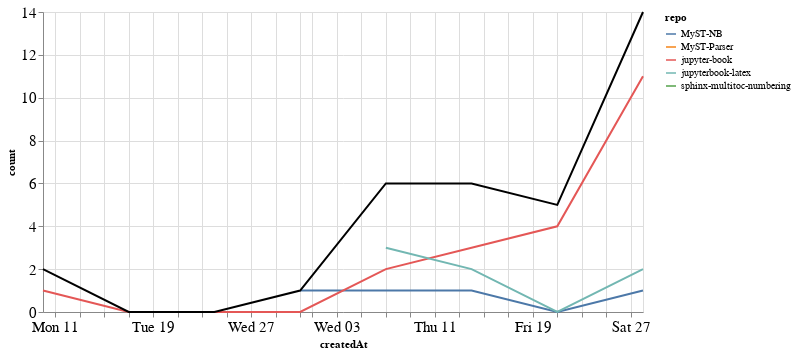

Notebook source saved alongside this figure:
### Markdown cell above
### Comments

### Code cell
comments_time = comments.groupby('repo').resample('W', on='createdAt').count()['author'].reset_index()
comments_time = comments_time.rename(columns={'author': 'count'})
comments_time_total = comments_time.groupby('createdAt').agg({"count": "sum"}).reset_index()
ch1 = alt.Chart(comments_time, width=600).mark_line().encode(
    x='createdAt',
    y='count',
    color='repo',
    tooltip="repo"
)

ch2 = alt.Chart(comments_time_total, width=600).mark_line(color="black").encode(
    x='createdAt',
    y='count',
)

ch1 + ch2

### Figure 1 — Vega-Lite specification as saved in the notebook (floating-point values rounded to 4 significant figures)
{"config": {"axisLeft": {"labelFontSize": 15}, "axisBottom": {"labelFontSize": 15}}, "layer": [{"data": {"name": "data-a117cf588f64d66879a82e2cba90d71e"}, "mark": "line", "encoding": {"color": {"type": "nominal", "field": "repo"}, "tooltip": {"type": "nominal", "field": "repo"}, "x": {"type": "temporal", "field": "createdAt"}, "y": {"type": "quantitative", "field": "count"}}, "width": 600}, {"data": {"name": "data-c13a37e38fe3a68345322c0ef9e4a73c"}, "mark": {"type": "line", "color": "black"}, "encoding": {"x": {"type": "temporal", "field": "createdAt"}, "y": {"type": "quantitative", "field": "count"}}, "width": 600}], "$schema": "https://vega.github.io/schema/vega-lite/v4.8.1.json", "datasets": {"data-a117cf588f64d66879a82e2cba90d71e": [{"repo": "MyST-NB", "createdAt": "2021-01-31T00:00:00", "count": 1}, {"repo": "MyST-NB", "createdAt": "2021-02-07T00:00:00", "count": 1}, {"repo": "MyST-NB", "createdAt": "2021-02-14T00:00:00", "count": 1}, {"repo": "MyST-NB", "createdAt": "2021-02-21T00:00:00", "count": 0}, {"repo": "MyST-NB", "createdAt": "2021-02-28T00:00:00", "count": 1}, {"repo": "MyST-Parser", "createdAt": "2021-02-21T00:00:00", "count": 1}, {"repo": "jupyter-book", "createdAt": "2021-01-10T00:00:00", "count": 1}, {"repo": "jupyter-book", "createdAt": "2021-01-17T00:00:00", "count": 0}, {"repo": "jupyter-book", "createdAt": "2021-01-24T00:00:00", "count": 0}, {"repo": "jupyter-book", "createdAt": "2021-01-31T00:00:00", "count": 0}, {"repo": "jupyter-book", "createdAt": "2021-02-07T00:00:00", "count": 2}, {"repo": "jupyter-book", "createdAt": "2021-02-14T00:00:00", "count": 3}, {"repo": "jupyter-book", "createdAt": "2021-02-21T00:00:00", "count": 4}, {"repo": "jupyter-book", "createdAt": "2021-02-28T00:00:00", "count": 11}, {"repo": "jupyterbook-latex", "createdAt": "2021-02-07T00:00:00", "count": 3}, {"repo": "jupyterbook-latex", "createdAt": "2021-02-14T00:00:00", "count": 2}, {"repo": "jupyterbook-latex", "createdAt": "2021-02-21T00:00:00", "count": 0}, {"repo": "jupyterbook-latex", "createdAt": "2021-02-28T00:00:00", "count": 2}, {"repo": "sphinx-multitoc-numbering", "createdAt": "2021-01-10T00:00:00", "count": 1}], "data-c13a37e38fe3a68345322c0ef9e4a73c": [{"createdAt": "2021-01-10T00:00:00", "count": 2}, {"createdAt": "2021-01-17T00:00:00", "count": 0}, {"createdAt": "2021-01-24T00:00:00", "count": 0}, {"createdAt": "2021-01-31T00:00:00", "count": 1}, {"createdAt": "2021-02-07T00:00:00", "count": 6}, {"createdAt": "2021-02-14T00:00:00", "count": 6}, {"createdAt": "2021-02-21T00:00:00", "count": 5}, {"createdAt": "2021-02-28T00:00:00", "count": 14}]}}
